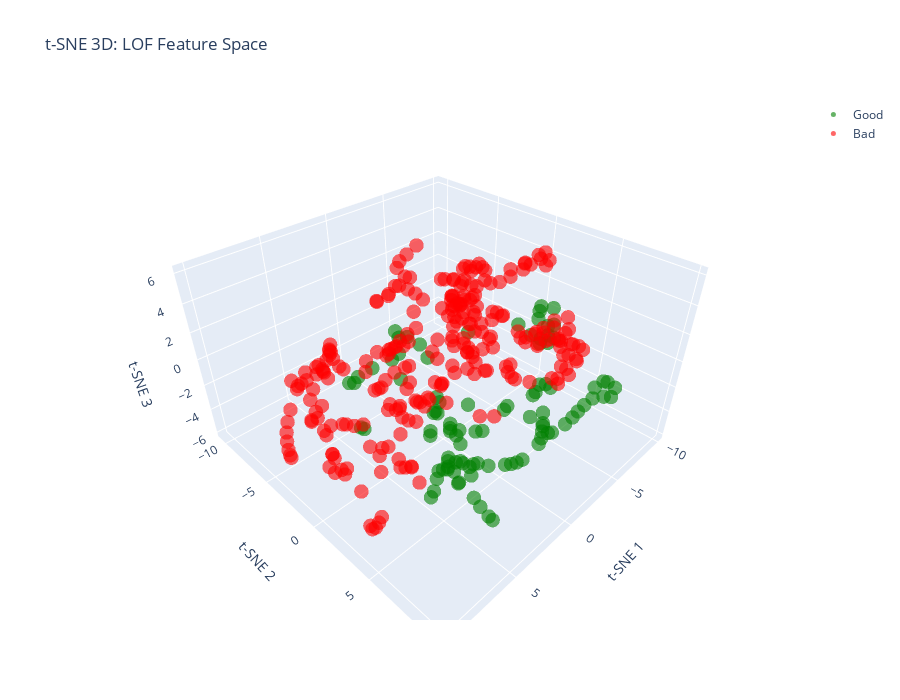

Source (notebook cell):
### Code cell
# t-SNE 3D Interactive Visualization
from sklearn.manifold import TSNE
import plotly.graph_objects as go

tsne = TSNE(n_components=3, perplexity=30, random_state=42, max_iter=1000)
X_tsne = tsne.fit_transform(X_all)

fig = go.Figure()

# Good trials
fig.add_trace(go.Scatter3d(
    x=X_tsne[:len(X_good), 0],
    y=X_tsne[:len(X_good), 1],
    z=X_tsne[:len(X_good), 2],
    mode='markers',
    marker=dict(size=5, color='green', opacity=0.6),
    name='Good'
))

# Bad trials
fig.add_trace(go.Scatter3d(
    x=X_tsne[len(X_good):, 0],
    y=X_tsne[len(X_good):, 1],
    z=X_tsne[len(X_good):, 2],
    mode='markers',
    marker=dict(size=5, color='red', opacity=0.6),
    name='Bad'
))

fig.update_layout(
    title='t-SNE 3D: LOF Feature Space',
    scene=dict(xaxis_title='t-SNE 1', yaxis_title='t-SNE 2', zaxis_title='t-SNE 3'),
    width=900, height=700
)
fig.show()
